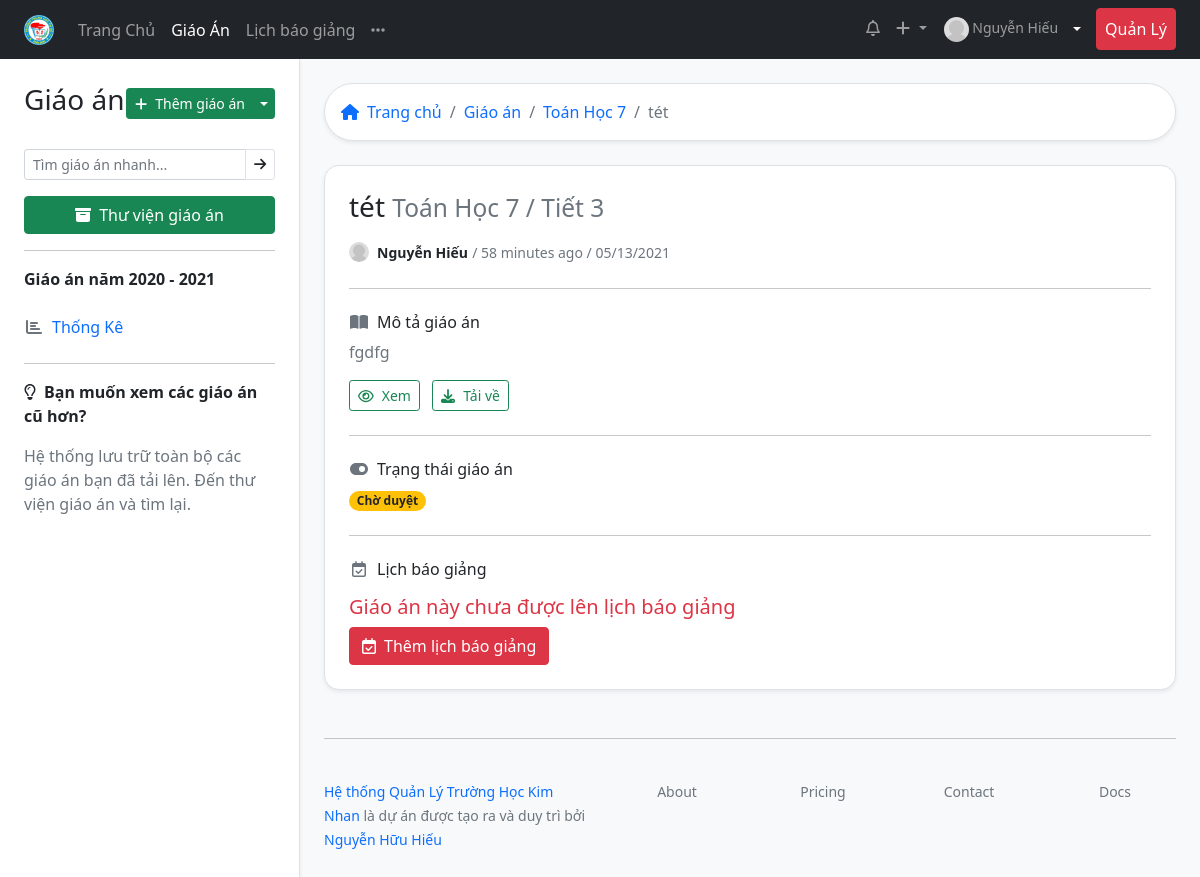
The page /lesson/5/ (signed in) on the database its author committed.
### lessonmanagement/models.py (models this page shows, shortened)
class Teacher(models.Model):
    user = models.OneToOneField(User, on_delete=models.SET_NULL, blank=True, null=True, verbose_name="Tài khoản đăng nhập", help_text="Tài khoản đăng nhập viết liền không dấu. Ví dụ: nhhieu. Viết tắt của Nguyễn Hữu Hiếu. Nếu trùng họ tên thì thêm số vào sau, ví dụ nhhieu2")
    firstname = models.CharField("Họ",max_length=20, blank=True)
    lastname = models.CharField("Tên", max_length=20, blank=True)
    zalo_number = models.DecimalField(verbose_name="Số điện thoại",help_text="Số điện thoại có đăng ký zalo, sử dụng để nhận thông báo từ ban giám hiệu", max_digits=12, decimal_places=0,null=True, blank=True)
    birth_date = models.DateField("Ngày sinh", null=True, blank=True)
    SEX_CHOICES = [
    ('male', 'Nam'),
    ('female', 'Nữ')
    ]
    sex = models.CharField(verbose_name="Giới tính", max_length=6, choices=SEX_CHOICES, null=True, blank=True)
    main_subject = models.ForeignKey("Subject",on_delete=models.SET_NULL,null=True,blank=True, verbose_name="Chuyên môn chính")
    EDUCATION_LEVEL_CHOICES = [
        ('inter', 'Trung Cấp'),
        ('college', 'Cao Đẳng'),
        ('university', 'Đại Học'),
        ('master', 'Thạc Sĩ')
    ]
    education_level = models.CharField(max_length=20, choices=EDUCATION_LEVEL_CHOICES, null=True, blank=True)
    is_work = models.BooleanField("Có đang công tác",default=True, help_text="Tích vào ô nếu đang công tác tại trường, bỏ tích nếu đã nghỉ hưu hoặc chuyển sang đơn vị khác")
    def user_directory_path(instance, filename):
        return 'user_{0}/{1}'.format(instance.user.id, filename)
    avatar = models.ImageField("Ảnh đại diện", help_text = "Ảnh nên được crop về ảnh vuông để đạt được độ thẩm mỹ cao nhất",upload_to = user_directory_path, blank = True, null = True)
    def full_name(self):
        return ('%s %s') % (self.firstname, self.lastname)
    class Meta:
        verbose_name = "Giáo viên"
        verbose_name_plural = "Giáo viên"
    def schoolyear(self):
        now = datetime.datetime.now()
        if now.month < 9:
            return ('%s - %s') % (now.year - 1, now.year)
        else:
            return ('%s - %s') % (now.year, now.year+1)
    def lesson_list(self):
        return self.lesson_set.filter(teacher = self.user.id)
    def subject_classyear_list(self):
        return self.subjectclassyear_set.filter(is_teach_now = True).order_by('subject__title').values('subject__title', 'classyear__startyear','subject__group__title').distinct()

class Lesson(models.Model):
    title = models.CharField(max_length=200)
    lesson_path = models.FileField(blank=True, null=True)
    upload_time = models.DateTimeField(blank=True, null=True)
    edit_time = models.DateTimeField(blank=True, null=True)
    LEVEL_CHOICES = [
        (6, 6),
        (7, 7),
        (8, 8),
        (9, 9)
    ]
    level = models.IntegerField(choices=LEVEL_CHOICES)
    description = models.CharField(max_length=200, null=True, blank=True)
    teacher = models.ForeignKey(Teacher, on_delete=models.CASCADE)
    subject = models.ForeignKey(Subject, on_delete=models.CASCADE)
    number_lesson = models.IntegerField(help_text="Bài giảng số mấy")
    schoolyear = models.ForeignKey("Schoolyear", on_delete=models.CASCADE, blank=True, null=True)
    classyear = models.ManyToManyField(Classyear, through="LessonClassyear")
    STATUS_CHOICES = [
    ('pending', 'Chờ duyệt'),
    ('acept', 'Đã duyệt'),
    ('deny', 'Bị từ chối'),
    ]
    status = models.CharField(max_length=10, blank=True, choices=STATUS_CHOICES ,default='pending')
    checker = models.ForeignKey(Teacher, related_name="lesson_checker" ,on_delete=models.SET_NULL, null=True, blank=True)
    check_date = models.DateTimeField(auto_now=True)
    note_checker = models.CharField(max_length=200, blank=True)
    class Meta:
        verbose_name = "Giáo Án"
        verbose_name_plural = "Giáo Án"
        ordering = ["-upload_time"]
        unique_together = ['level', 'subject', 'number_lesson']
    def classyear_list(self):
        return LessonClassyear.objects.filter(lesson=self.id)

class SchoolAbstract(models.Model):
    title = models.CharField(max_length=50, verbose_name="Tiêu đề")
    description = models.CharField(max_length=200, verbose_name="Mô tả sơ lược", blank=True)
    cover = models.ImageField(upload_to="coverimages/", verbose_name="Ảnh bìa", null = True, blank = True)
    class Meta:
        abstract = True

class Subject(SchoolAbstract):
    group = models.ForeignKey("GroupSubject",on_delete=models.SET_NULL, null=True, blank=True, verbose_name='Bộ môn')
    subject_slug = models.SlugField(max_length=50, null=True, blank=True)
    class Meta:
        verbose_name = "Môn học"
        verbose_name_plural = "Môn học"

### lessonmanagement/views.py (the view)
# urls.py: path('lesson/<int:id>/', views.lesson, name="lesson"),
@login_required
def lesson(request, id):
    try:
        lesson = Lesson.objects.filter(teacher=request.user.teacher.id).get(id = id)
        return render(request, 'lesson/lesson_detail.html', {'lesson': lesson})
    except Lesson.DoesNotExist:
        raise Http404("Lesson does not exist")

### lessonmanagement/templates/lesson/lesson_detail.html (shortened to what this page needs)
{% extends 'base_withsidebar.html' %}
{% load humanize %}
{% load static %}
{% load lessonmanagement_extras %}
{% block content %}
{% include 'breadcrumb/breadcrumb_lesson.html' %}
<div class="bg-white rounded-15 shadow-sm p-4 border">
    <h3 class="mb-3">{{ lesson.title }} <small class="text-muted">{{ lesson.subject.title }} {{ lesson.level }}  / Tiết {{ lesson.number_lesson }}</small></h3>
    <div class="d-flex align-items-center mb-3">
        <img src="
        {% if request.user.teacher.avatar %}
        {{ request.user.teacher.avatar.url }}
        {% else %}
        {% static 'imgs/no-avatar.png' %}
        {% endif %}
        " alt="" width="20px" class="rounded-circle me-2">
        <div>
            <small class="m-0 fw-bolder">{{ request.user.teacher.full_name }}</small>
            <small class="text-muted m-0"> / {{ lesson.upload_time|naturaltime }} / {{ lesson.upload_time|date:"SHORT_DATE_FORMAT"}}</small>
        </div>
    </div>
    {% if lesson.description %}
        <hr class="my-4">
        <h6><i class="fas fa-book-open fa-fw me-2 text-muted"></i>Mô tả giáo án</h6>
        <p class="text-muted">
        {{ lesson.description }}
        </p>
    {% endif %}
    <a href="#" class="btn btn-sm btn-outline-success me-2"><i class="far fa-eye me-2"></i>Xem</a>
    <a href="{{ lesson.lesson_path.url }}" class="btn btn-sm btn-outline-success"><i class="fas fa-download me-2"></i>Tải về</a>
    <hr class="my-4">
    <h6><i class="fas fa-toggle-on text-muted fa-fw me-2"></i>Trạng thái giáo án</h6>
    {% if lesson.status == 'pending' %}
        <span class="badge bg-warning text-dark rounded-pill">{{ lesson.get_status_display }}</span>
    {% elif lesson.status == 'acept' %}
        <span class="badge bg-success text-white rounded-pill">{{ lesson.get_status_display }}</span> bởi
        <a href="#" class="text-decoration-none">{{ lesson.checker }} </a> / {{ lesson.check_date|naturaltime }}
    {% endif %}
        <hr class="my-4">
        <h6><i class="far fa-calendar-check me-2 text-muted fa-fw"></i>Lịch báo giảng</h6>
        {% if not lesson.classyear_list %}
            <h5 class="text-danger mt-3">Giáo án này chưa được lên lịch báo giảng</h5>
            <a href="{% url 'add_lesson_schedule' lesson.id %}" class="btn btn-danger"><i class="far fa-calendar-check me-2"></i>Thêm lịch báo giảng</a>
        {% endif %}
</div>
{% endblock %}

### lessonmanagement/templates/topnav.html (shortened to what this page needs)
      {% load static %}
      <nav class="navbar navbar-expand-lg navbar-dark bg-dark  ">
        <div class="container-fluid px-lg-4">
          <a class="navbar-brand" href="{% url 'index' %}"><img src="{% static 'imgs/logo_thcsanhson.png'%}" alt="" height="30px"></a>
          <div class="collapse navbar-collapse" id="navbarSupportedContent">
            <ul class="navbar-nav me-auto mb-2 mb-lg-0">
              <li class="nav-item">
                <a class="nav-link {% if request.path == '/' %} active {% endif %}" aria-current="page" href="{% url 'index' %}">Trang Chủ</a>
              </li>
              <li class="nav-item">
                <a class="nav-link {% if 'lesson' in request.path %} active {% endif %}" href="{% url 'lessondashboard' %}">Giáo Án</a>
              </li>
              <li class="nav-item ">
                {% now 'W' as w %}
                {% now 'Y' as y %}
                <a class="nav-link {% if 'schedule' in request.path %} active {% endif %}" href="{% url 'schedule' y w %}">
                  Lịch báo giảng
                </a>
              </li>
              <li class="nav-item dropdown">
                <a class="nav-link" href="#" id="navbarDropdown" role="button" data-bs-toggle="dropdown" aria-expanded="false">
                  <i class="fas fa-ellipsis-h"></i>
                </a>
              </li>
            </ul>
            <ul class="navbar-nav  mb-2 mb-lg-0">
              <li class="nav-item">
                <a class="nav-link"  href="#"><i class="far fa-bell"></i></a>
              </li>
              <li class="nav-item dropdown">
                <a class="nav-link dropdown-toggle" href="#" id="navbarDropdown" role="button" data-bs-toggle="dropdown" aria-expanded="false">
                  <i class="fas fa-plus"></i>
                </a>
              </li>
              <li class="nav-item">
                <div class="btn-group">
                  {% if request.path == '/profile/' %}
                  <a href="{% url 'profile' %}" class="nav-link btn btn-light text-dark btn-sm">
                    <img src="
                    {% if request.user.teacher.avatar %}
                    {{ request.user.teacher.avatar.url }}
                    {% else %}
                    {% static 'imgs/no-avatar.png' %}
                    {% endif %}
                    " class="rounded-circle" alt="" height="25px">
                    {{ request.user.teacher.full_name }}
                  </a>
                  <button type="button" class="btn  btn-sm btn-light text-dark dropdown-toggle dropdown-toggle-split" data-bs-toggle="dropdown" aria-expanded="false">
                    <span class="visually-hidden">Toggle Dropdown</span>
                  </button>
                  {% else %}
                  <a href="{% url 'profile' %}" class="nav-link btn btn-dark btn-sm">
                    <img src="
                    {% if request.user.teacher.avatar %}
                    {{ request.user.teacher.avatar.url }}
                    {% else %}
                    {% static 'imgs/no-avatar.png' %}
                    {% endif %}
                    " class="rounded-circle" alt="" height="25px">
                    {{ request.user.teacher.full_name }}
                  </a>
                  <button type="button" class="btn  btn-sm btn-dark dropdown-toggle dropdown-toggle-split" data-bs-toggle="dropdown" aria-expanded="false">
                  </button>
                  {% endif %}
                </div>
              </li>
              {% if request.user.is_staff %}
              <li class="nav-item ms-2">
                <a href="{% url 'admin:index' %}" class="nav-link btn btn-danger text-white">
               Quản Lý
                </a>
              </li>
              {% endif %}
            </ul>
          </div>
        </div>
      </nav>

### lessonmanagement/templates/sidebar.html (shortened to what this page needs)
{% load lessonmanagement_extras %}
{% with teacher=request.user.teacher %}
<div class="position-sticky top-0 start-0 pt-4">
    <div class="d-flex justify-content-between mb-4 align-items-center">
      <h3>Giáo án</h3>
<div class="btn-group">
  <a href="{% url 'addlesson' %}" class="btn btn-sm btn-success"><i class="fas fa-plus me-2"></i>Thêm giáo án</a>
  <button type="button" class="btn btn-sm btn-success dropdown-toggle dropdown-toggle-split" data-bs-toggle="dropdown" aria-expanded="false">
  </button>
</div>
      </div>
        <div class="input-group input-group-sm mb-3">
        <input type="search" class="form-control " list="datalistOptions" id="quicksearch" placeholder="Tìm giáo án nhanh..." aria-describedby="button-addon2" name="search" >
          <a href="" class="btn border" id="button-addon2"><i class="fas fa-arrow-right"></i></a>
        </div>
      <a href="{% url 'alllessons' %}" class="btn  btn-success w-100"><i class="fas fa-archive me-2"></i>Thư viện giáo án </a>
      <div class="list-group">
        <hr >
      <span class="fw-bold mb-3">Giáo án năm {{ teacher.schoolyear }} </span>
      <a href="{% url 'lessondashboard' %}" class="list-group-item list-group-item-action border-0 text-primary ps-0 {% if request.path == '/lessondashboard/' %} fw-bold {% endif %}"><i class="fas fa-chart-bar me-2 text-muted  fa-fw "></i>Thống Kê</a>
        <hr>
        <span class="fw-bold mb-3"><i class="far fa-lightbulb me-2"></i>Bạn muốn xem các giáo án cũ hơn?</span>
        <p class="text-muted pe-3">Hệ thống lưu trữ toàn bộ các giáo án bạn đã tải lên. Đến thư viện giáo án và tìm lại.</p>
      </div>
    </div>
  {% endwith %}

### lessonmanagement/templates/breadcrumb/breadcrumb_lesson.html
<div class="bg-white border shadow-sm p-3 rounded-pill mb-4">
    <nav aria-label="breadcrumb">
      <ol class="breadcrumb m-0 ">
        <li class="breadcrumb-item"><a href="{% url 'index' %}" class="text-decoration-none"><i class="fas fa-home me-2"></i>Trang chủ</a></li>
        <li class="breadcrumb-item"> <a href="{% url 'alllessons' %}" class="text-decoration-none">Giáo án</a></li>
        <li class="breadcrumb-item "> <a href="{% url 'lessons_subject_level' lesson.subject.subject_slug lesson.level %}" class="text-decoration-none">{{ lesson.subject.title }} {{ lesson.level }}</a></li>
        <li class="breadcrumb-item active" aria-current="page"> {{ lesson.title }}</li>
      </ol>
    </nav>
  </div>

### lessonmanagement/static/css/style.css (style rules this page uses)
.rounded-15 { -webkit-border-radius: 15px; -moz-border-radius: 15px; border-radius: 15px; }

### rows shown on the page
Teacher: schoolyear "2020 - 2021"
Lesson: subject "Toán Học", level "7", title "tét", number_lesson "3", upload_time "58 minutes ago", upload_time "05/13/2021", description "fgdfg", status "Chờ duyệt"

### other values the page prints
{{ request.user.teacher.full_name }} "Nguyễn Hiếu"
